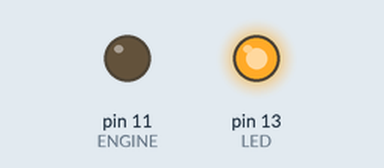
A sketch run on a simulated Arduino Leonardo, built with avr-gcc and run on an emulated ATmega32U4. Shown: output pins drawn as LEDs (lit = HIGH).

Above: at 0.05 s.
At 3.45 s:
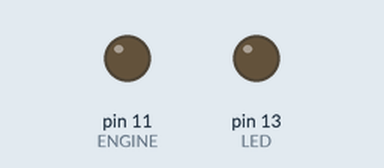
At 8.85 s:
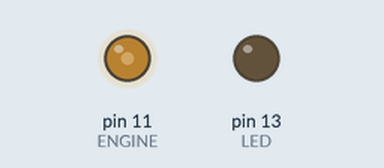
Timing chart, 0 to 11.5 s (numbered marks = the images above):
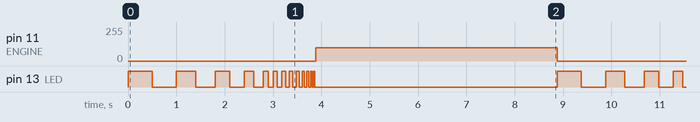

The sketch:

lab1.ino
```cpp
/*
  Created by: Leonardo Camp
  Github: github.com/leofrederiche
*/

int ENGINE = 11;
int LED = 13;

void setup()
{
  pinMode(ENGINE, OUTPUT);
  pinMode(LED, OUTPUT);
}

void blink(int TIME){
  digitalWrite(LED, HIGH);
  delay(TIME);
  digitalWrite(LED, LOW);
  delay(TIME);
}

void loop()
{
  int TIME = 500;

  for(TIME = 500; TIME > 100; TIME = TIME - 100){
  	blink(TIME);
  }

  for(TIME = 100; TIME > 10; TIME = TIME - 10){
  	blink(TIME);
  }

  analogWrite(ENGINE, 100);
  delay(5000);
  analogWrite(ENGINE, 0);
}
```

Measured:
- by itself, pin 11 (ENGINE): alternates 100/255 for 5.0 s and 0/255 for 3.9 s
- by itself, pin 13 (LED): moves between LOW and HIGH, repeating every 8.9 s
